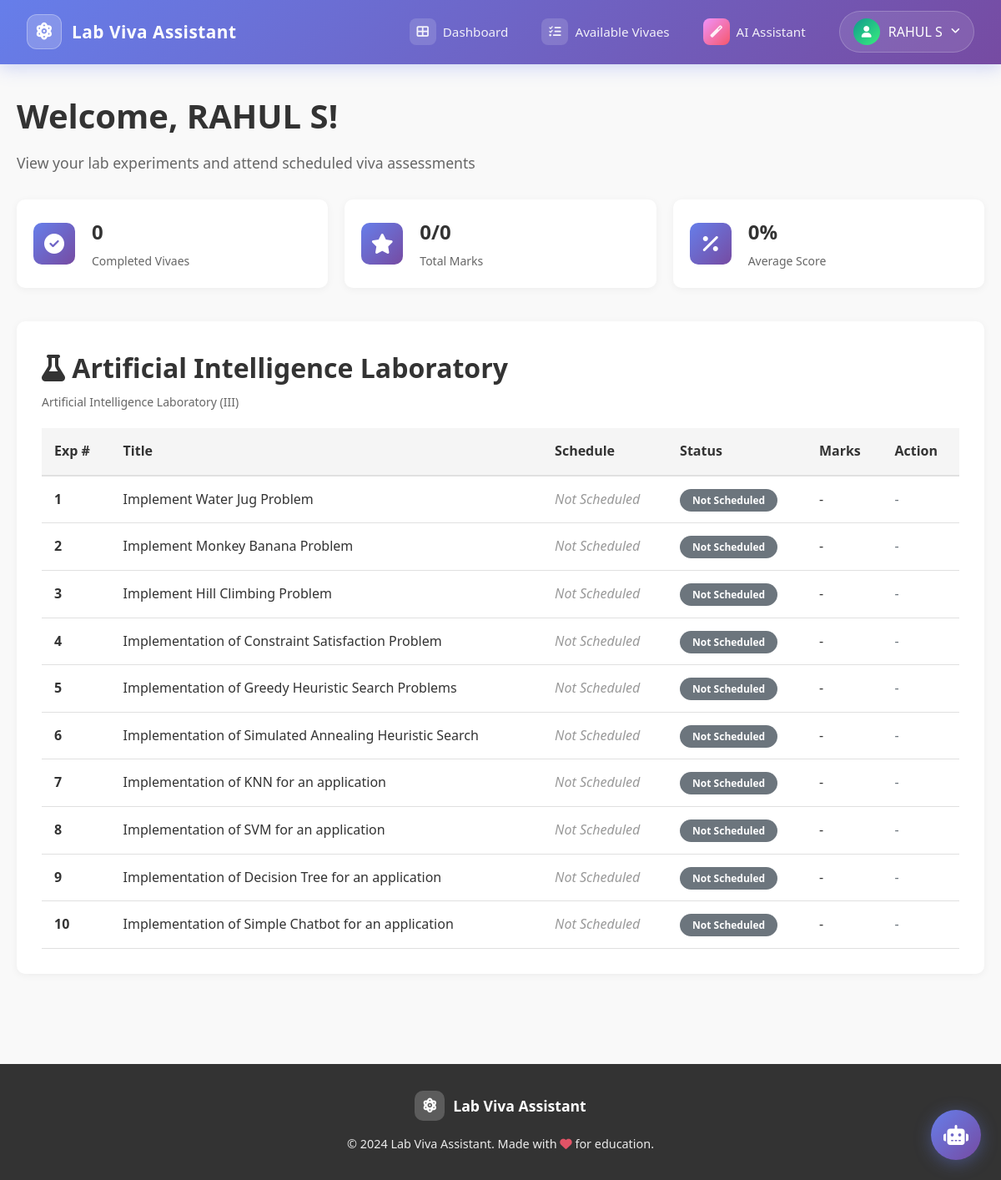
The page /student/dashboard (signed in) on the database its author committed.
### models/user.py (models this page shows, shortened)
class User(UserMixin, db.Model):
    __tablename__ = 'users'
    id = db.Column(db.Integer, primary_key=True)
    name = db.Column(db.String(255), nullable=False)
    email = db.Column(db.String(255), unique=True, nullable=False, index=True)
    password_hash = db.Column(db.String(255), nullable=False)
    roll_number = db.Column(db.String(50), nullable=False, index=True)
    role = db.Column(db.String(20), nullable=False)  # 'student' or 'teacher'
    is_active = db.Column(db.Boolean, default=True)
    created_at = db.Column(db.DateTime, default=datetime.utcnow)
    updated_at = db.Column(db.DateTime, default=datetime.utcnow, onupdate=datetime.utcnow)
    designation = db.Column(db.String(100))  # e.g., 'Assistant Professor'
    department = db.Column(db.String(100))
    years_handling = db.Column(db.JSON, default=[])  # e.g., ['II', 'III', 'IV']
    viva_sessions = db.relationship('VivaSession', backref='student', lazy=True, foreign_keys='VivaSession.student_id')
    schedules = db.relationship('VivaSchedule', backref='teacher', lazy=True, foreign_keys='VivaSchedule.teacher_id')
    teacher_subjects = db.relationship('TeacherSubject', backref='teacher', lazy=True, foreign_keys='TeacherSubject.teacher_id')

class LabConfig(db.Model):
    __tablename__ = 'lab_configs'
    id = db.Column(db.Integer, primary_key=True)
    subject_id = db.Column(db.Integer, db.ForeignKey('subjects.id'), nullable=False)
    lab_name = db.Column(db.String(255), nullable=False)
    description = db.Column(db.Text)
    total_experiments = db.Column(db.Integer, default=10)  # Number of experiments in lab
    materials_text = db.Column(db.Text)  # Lab materials for Gemini context
    created_at = db.Column(db.DateTime, default=datetime.utcnow)
    experiments = db.relationship('Experiment', backref='lab_config', lazy=True, cascade='all, delete-orphan', order_by='Experiment.experiment_no')

class Subject(db.Model):
    __tablename__ = 'subjects'
    id = db.Column(db.Integer, primary_key=True)
    subject_code = db.Column(db.String(50), unique=True, nullable=False, index=True)
    subject_name = db.Column(db.String(255), nullable=False)
    description = db.Column(db.Text)
    is_lab = db.Column(db.Boolean, default=False)  # True if lab subject, False if theory
    year = db.Column(db.String(10))  # 'II', 'III', 'IV'
    created_at = db.Column(db.DateTime, default=datetime.utcnow)
    labs = db.relationship('LabConfig', backref='subject', lazy=True, cascade='all, delete-orphan')
    teacher_subjects = db.relationship('TeacherSubject', backref='subject', lazy=True)

class Experiment(db.Model):
    __tablename__ = 'experiments'
    id = db.Column(db.Integer, primary_key=True)
    lab_config_id = db.Column(db.Integer, db.ForeignKey('lab_configs.id'), nullable=False)
    experiment_no = db.Column(db.Integer, nullable=False)  # 1-10
    title = db.Column(db.String(255), nullable=False)
    description = db.Column(db.Text)
    materials_text = db.Column(db.Text)  # Experiment-specific materials for Gemini
    total_marks = db.Column(db.Integer, default=10)  # 10 MCQs x 1 mark each
    duration_minutes = db.Column(db.Integer, default=15)
    created_at = db.Column(db.DateTime, default=datetime.utcnow)
    schedules = db.relationship('VivaSchedule', backref='experiment', lazy=True, cascade='all, delete-orphan')
    viva_sessions = db.relationship('VivaSession', backref='experiment', lazy=True, cascade='all, delete-orphan')
    __table_args__ = (
        db.UniqueConstraint('lab_config_id', 'experiment_no', name='unique_experiment'),
    )

### routes/student_routes.py (the view, shortened to what this page needs)
@student_bp.route('/dashboard')
@login_required
@student_required
def dashboard():
    lab_subjects = Subject.query.filter_by(is_lab=True).all()
    my_sessions = (
        VivaSession.query
        .filter_by(student_id=current_user.id)
        .all()
    )
    session_by_exp = {s.experiment_id: s for s in my_sessions}
    labs_data = []
    for subject in lab_subjects:
        for lab in subject.labs:
            lab_info = {
                'lab': lab,
                'subject': subject,
                'experiments': []
            }
            for exp in lab.experiments:
                schedule = VivaSchedule.query.filter_by(experiment_id=exp.id).first()
                session = session_by_exp.get(exp.id)
                exp_info = {
                    'experiment': exp,
                    'schedule': schedule,
                    'session': session,
                    'status': 'not_scheduled'
                }
                lab_info['experiments'].append(exp_info)
            labs_data.append(lab_info)
    completed_sessions = [s for s in my_sessions if s.status in ['completed', 'violated']]
    total_completed = len(completed_sessions)
    total_marks = sum([s.obtained_marks or 0 for s in completed_sessions])
    max_marks = total_completed * 10
    average_percent = (total_marks / max_marks * 100) if max_marks > 0 else 0
    return render_template('student/dashboard.html',
                         labs_data=labs_data,
                         total_completed=total_completed,
                         total_marks=total_marks,
                         average_percent=round(average_percent, 1))

### models/user.py (called while the page is built)
@login_manager.user_loader
def load_user(user_id):
    return User.query.get(int(user_id))

### routes/student_routes.py (called while the page is built)
def student_required(f):
    @wraps(f)
    def decorated_function(*args, **kwargs):
        if not current_user.is_authenticated or current_user.role != 'student':
            flash('You do not have permission to access this page.', 'danger')
            return redirect(url_for('auth.login')), 403
        return f(*args, **kwargs)
    return decorated_function

### templates/student/dashboard.html (shortened to what this page needs)
{% extends "base.html" %}
{% block content %}
<div class="dashboard">
    <div class="dashboard-header">
        <h1>Welcome, {{ current_user.name }}!</h1>
        <p class="subtitle">View your lab experiments and attend scheduled viva assessments</p>
    </div>
    <div class="stats-grid">
        <div class="stat-card">
            <div class="stat-icon"><i class="fas fa-check-circle"></i></div>
            <div class="stat-content">
                <h3>{{ total_completed }}</h3>
                <p>Completed Vivaes</p>
            </div>
        </div>
        <div class="stat-card">
            <div class="stat-icon"><i class="fas fa-star"></i></div>
            <div class="stat-content">
                <h3>{{ total_marks }}/{{ total_completed * 10 if total_completed else 0 }}</h3>
                <p>Total Marks</p>
            </div>
        </div>
        <div class="stat-card">
            <div class="stat-icon"><i class="fas fa-percentage"></i></div>
            <div class="stat-content">
                <h3>{{ average_percent }}%</h3>
                <p>Average Score</p>
            </div>
        </div>
    </div>
    {% for lab_info in labs_data %}
    <section class="section lab-section">
        <div class="section-header">
            <div>
                <h2><i class="fas fa-flask"></i> {{ lab_info.lab.lab_name }}</h2>
                <p class="lab-subject">{{ lab_info.subject.subject_name }} ({{ lab_info.subject.year or 'All Years' }})</p>
            </div>
        </div>
        <div class="experiments-table">
            <table class="table">
                <thead>
                    <tr>
                        <th>Exp #</th>
                        <th>Title</th>
                        <th>Schedule</th>
                        <th>Status</th>
                        <th>Marks</th>
                        <th>Action</th>
                    </tr>
                </thead>
                <tbody>
                    {% for exp_info in lab_info.experiments %}
                    <tr class="exp-row exp-{{ exp_info.status }}">
                        <td><strong>{{ exp_info.experiment.experiment_no }}</strong></td>
                        <td>{{ exp_info.experiment.title }}</td>
                        <td>
                            {% if exp_info.schedule %}
                                <span class="schedule-info">
                                    <i class="fas fa-calendar"></i> {{ exp_info.schedule.scheduled_date }}<br>
                                    <i class="fas fa-clock"></i> {{ exp_info.schedule.start_time }} - {{ exp_info.schedule.end_time }}
                                </span>
                            {% else %}
                                <span class="not-scheduled">Not Scheduled</span>
                            {% endif %}
                        </td>
                        <td>
                            <span class="badge badge-{{ exp_info.status }}">
                                {% if exp_info.status == 'not_scheduled' %}Not Scheduled
                                {% elif exp_info.status == 'upcoming' %}Upcoming
                                {% elif exp_info.status == 'available' %}Available Now
                                {% elif exp_info.status == 'today_not_active' %}Today (Not Active)
                                {% elif exp_info.status == 'expired' %}Expired
                                {% elif exp_info.status == 'in_progress' %}In Progress
                                {% elif exp_info.status == 'completed' %}Completed
                                {% elif exp_info.status == 'violated' %}Violated
                                {% else %}{{ exp_info.status|title }}
                                {% endif %}
                            </span>
                        </td>
                        <td>
                            {% if exp_info.session and exp_info.session.status in ['completed', 'violated'] %}
                                <strong>{{ exp_info.session.obtained_marks or 0 }}/10</strong>
                                {% if exp_info.session.status == 'violated' %}
                                    <span class="text-danger">(V)</span>
                                {% endif %}
                            {% else %}
                                -
                            {% endif %}
                        </td>
                        <td>
                            {% if exp_info.status == 'available' %}
                                <a href="{{ url_for('student.start_viva', experiment_id=exp_info.experiment.id) }}" class="btn btn-primary btn-sm">
                                    <i class="fas fa-play"></i> Start Viva
                                </a>
                            {% elif exp_info.status == 'in_progress' %}
                                <a href="{{ url_for('student.attempt_viva', viva_session_id=exp_info.session.id) }}" class="btn btn-warning btn-sm">
                                    <i class="fas fa-redo"></i> Continue
                                </a>
                            {% elif exp_info.status in ['completed', 'violated'] %}
                                <a href="{{ url_for('student.view_marks', viva_id=exp_info.session.id) }}" class="btn btn-info btn-sm">
                                    <i class="fas fa-eye"></i> View
                                </a>
                            {% elif exp_info.status == 'upcoming' %}
                                <span class="text-muted">Wait for scheduled date</span>
                            {% elif exp_info.status == 'today_not_active' %}
                                <span class="text-muted">Wait for time window</span>
                            {% elif exp_info.status == 'expired' %}
                                <span class="text-danger">Missed</span>
                            {% else %}
                                <span class="text-muted">-</span>
                            {% endif %}
                        </td>
                    </tr>
                    {% endfor %}
                </tbody>
            </table>
        </div>
    </section>
    {% endfor %}
</div>
{% endblock %}

### templates/base.html (shortened to what this page needs)
<!DOCTYPE html>
<html lang="en">
<head>
    <link rel="stylesheet" href="{{ url_for('static', filename='css/style.css') }}">
    <link href="https://cdnjs.cloudflare.com/ajax/libs/font-awesome/6.4.0/css/all.min.css" rel="stylesheet">
</head>
<body>
    <nav class="navbar">
        <div class="nav-container">
            <a href="/" class="navbar-brand">
                <span class="brand-icon"><i class="fas fa-atom fa-spin-hover"></i></span>
                <span class="brand-text">Lab Viva Assistant</span>
            </a>
            <ul class="nav-menu">
                {% if current_user.is_authenticated %}
                {% if current_user.role == 'student' %}
                <li><a href="{{ url_for('student.dashboard') }}" class="nav-link">
                        <span class="nav-icon"><i class="fas fa-th-large"></i></span>
                        <span>Dashboard</span>
                    </a></li>
                <li><a href="{{ url_for('student.available_vivaes') }}" class="nav-link">
                        <span class="nav-icon"><i class="fas fa-tasks"></i></span>
                        <span>Available Vivaes</span>
                    </a></li>
                <li><a href="{{ url_for('chatbot.chatbot_widget') }}" class="nav-link">
                        <span class="nav-icon ai-icon"><i class="fas fa-magic"></i></span>
                        <span>AI Assistant</span>
                    </a></li>
                {% endif %}
                <li class="user-menu">
                    <a href="#" class="user-dropdown-trigger">
                        <span class="user-avatar"><i class="fas fa-user"></i></span>
                        <span class="user-name">{{ current_user.name }}</span>
                        <i class="fas fa-angle-down dropdown-arrow"></i>
                    </a>
                </li>
                {% endif %}
            </ul>
        </div>
    </nav>
    <main class="container">
        {% block content %}{% endblock %}
    </main>
    <footer class="footer">
        <div class="footer-content">
            <div class="footer-brand">
                <span class="footer-icon"><i class="fas fa-atom"></i></span>
                <span>Lab Viva Assistant</span>
            </div>
            <p>&copy; 2024 Lab Viva Assistant. Made with <i class="fas fa-heart" style="color: #f5576c;"></i> for
                education.</p>
        </div>
    </footer>
</body>
</html>

### templates/student/dashboard.html (style rules this page uses)
.dashboard { padding: 30px 0; }
.dashboard-header { margin-bottom: 30px; }
.dashboard-header h1 { color: #333; margin: 0 0 10px 0; }
.subtitle { color: #666; margin: 0; }
.stats-grid { display: grid; grid-template-columns: repeat(auto-fit, minmax(250px, 1fr)); gap: 20px; margin-bottom: 40px; }
.stat-card { background: white; border-radius: 10px; padding: 20px; display: flex; align-items: center; gap: 20px; box-shadow: 0 2px 10px rgba(0, 0, 0, 0.05); }
.stat-icon { width: 50px; height: 50px; background: linear-gradient(135deg, #667eea 0%, #764ba2 100%); border-radius: 10px; display: flex; align-items: center; justify-content: center; color: white; font-size: 24px; }
.stat-content h3 { margin: 0 0 5px 0; font-size: 24px; color: #333; }
.stat-content p { margin: 0; color: #666; font-size: 14px; }
.section { background: white; border-radius: 10px; padding: 30px; margin-bottom: 30px; box-shadow: 0 2px 10px rgba(0, 0, 0, 0.05); }
.section-header { display: flex; justify-content: space-between; align-items: center; margin-bottom: 20px; }
.section-header h2 { margin: 0; color: #333; }
.badge { padding: 5px 15px; border-radius: 20px; font-size: 12px; font-weight: 600; }
.badge-not_scheduled { background: #6c757d; color: white; }
.lab-subject { color: #666; font-size: 14px; margin: 5px 0 0 0; }
.not-scheduled { color: #999; font-style: italic; }
.text-muted { color: #6c757d; }
.table { width: 100%; border-collapse: collapse; }
.table thead { background: #f5f5f5; }
.table th { padding: 15px; text-align: left; font-weight: 600; color: #333; border-bottom: 2px solid #e0e0e0; }
.table td { padding: 15px; border-bottom: 1px solid #e0e0e0; }

### rows shown on the page
User: name "RAHUL S"
LabConfig: lab.lab_name "Artificial Intelligence Laboratory"
Subject: subject.subject_name "Artificial Intelligence Laboratory", subject "III"
Experiment: experiment.experiment_no "1", experiment "Implement Water Jug Problem"
Experiment: experiment.experiment_no "2", experiment "Implement Monkey Banana Problem"
Experiment: experiment.experiment_no "3", experiment "Implement Hill Climbing Problem"
Experiment: experiment.experiment_no "4", experiment "Implementation of Constraint Satisfaction Problem"
Experiment: experiment.experiment_no "5", experiment "Implementation of Greedy Heuristic Search Problems"
Experiment: experiment.experiment_no "6", experiment "Implementation of Simulated Annealing Heuristic Search"
Experiment: experiment.experiment_no "7", experiment "Implementation of KNN for an application"
Experiment: experiment.experiment_no "8", experiment "Implementation of SVM for an application"
Experiment: experiment.experiment_no "9", experiment "Implementation of Decision Tree for an application"
Experiment: experiment.experiment_no "10", experiment "Implementation of Simple Chatbot for an application"

### other values the page prints
{{ total_completed }} "0"
{{ total_marks }} "0"
{{ total_completed * 10 if total_completed else 0 }} "0"
{{ average_percent }} "0"
